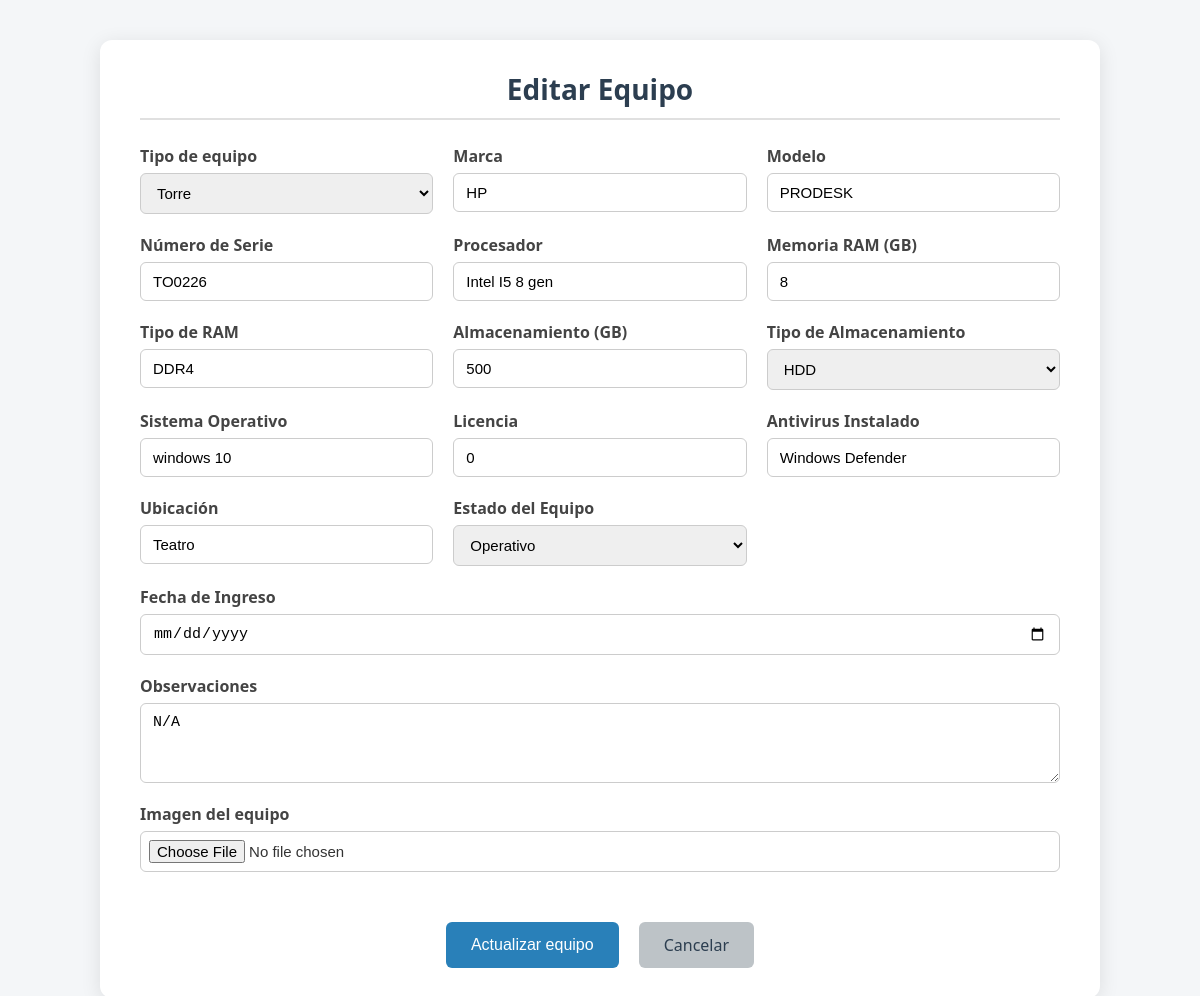
/vista/editar.php?id=1 (signed in), run on the app's committed database.
### tables this page shows
CREATE TABLE `computadores` (
  `id` int(11) NOT NULL,
  `tipo_equipo` enum('Torre','Todo en uno') NOT NULL,
  `marca` varchar(100) NOT NULL,
  `modelo` varchar(100) NOT NULL,
  `numero_serie` varchar(100) NOT NULL,
  `procesador` varchar(150) NOT NULL,
  `ram_gb` int(11) NOT NULL,
  `tipo_ram` varchar(50) DEFAULT NULL,
  `almacenamiento_gb` int(11) NOT NULL,
  `tipo_almacenamiento` enum('HDD','SSD','Híbrido') NOT NULL,
  `sistema_operativo` varchar(100) DEFAULT NULL,
  `licencia_so` tinyint(1) DEFAULT 0,
  `antivirus_instalado` varchar(100) DEFAULT NULL,
  `ubicacion` varchar(100) DEFAULT NULL,
  `estado_equipo` enum('Operativo','En reparación','Dañado','Obsoleto') DEFAULT 'Operativo',
  `fecha_ingreso` date NOT NULL,
  `observaciones` text DEFAULT NULL,
  `imagen` blob DEFAULT NULL
);

### vista/editar.php (the view, shortened to what this page needs)
<?php
require '../config/conexion.php';
$id = isset($_GET['id']) ? (int)$_GET['id'] : 0;
$sql = "SELECT * FROM computadores WHERE id = ?";
$stmt = $conn->prepare($sql);
$stmt->bind_param("i", $id);
$stmt->execute();
$result = $stmt->get_result();
$equipo = $result->fetch_assoc();
?>
<!DOCTYPE html>
<html lang="es">
<head>
    <link rel="stylesheet" href="../css/form.css">
</head>
<body class="form-page">
    <div class="form-container">
        <h2 class="form-title">Editar Equipo</h2>
        <form action="../controlador/procesar_editar.php?id=<?php echo $equipo['id']; ?>" method="POST" enctype="multipart/form-data" class="form-grid">
            <div class="form-group">
                <label for="tipo">Tipo de equipo</label>
                <select name="tipo" required>
                    <option value="Torre" <?php echo ($equipo['tipo_equipo'] == 'Torre') ? 'selected' : ''; ?>>Torre</option>
                </select>
            </div>
            <div class="form-group">
                <label for="marca">Marca</label>
                <input type="text" name="marca" value="<?php echo htmlspecialchars($equipo['marca']); ?>" required>
            </div>
            <div class="form-group">
                <label for="modelo">Modelo</label>
                <input type="text" name="modelo" value="<?php echo htmlspecialchars($equipo['modelo']); ?>" required>
            </div>
            <div class="form-group">
                <label for="numero_serie">Número de Serie</label>
                <input type="text" name="numero_serie" value="<?php echo htmlspecialchars($equipo['numero_serie']); ?>" required>
            </div>
            <div class="form-group">
                <label for="procesador">Procesador</label>
                <input type="text" name="procesador" value="<?php echo htmlspecialchars($equipo['procesador']); ?>" required>
            </div>
            <div class="form-group">
                <label for="ram">Memoria RAM (GB)</label>
                <input type="number" name="ram" value="<?php echo htmlspecialchars($equipo['ram_gb']); ?>" required>
            </div>
            <div class="form-group">
                <label for="tipo_ram">Tipo de RAM</label>
                <input type="text" name="tipo_ram" value="<?php echo htmlspecialchars($equipo['tipo_ram']); ?>">
            </div>
            <div class="form-group">
                <label for="almacenamiento">Almacenamiento (GB)</label>
                <input type="number" name="almacenamiento" value="<?php echo htmlspecialchars($equipo['almacenamiento_gb']); ?>" required>
            </div>
            <div class="form-group">
                <label for="tipo_almacenamiento">Tipo de Almacenamiento</label>
                <select name="tipo_almacenamiento" required>
                    <option value="HDD" <?php echo ($equipo['tipo_almacenamiento'] == 'HDD') ? 'selected' : ''; ?>>HDD</option>
                </select>
            </div>
            <div class="form-group">
                <label for="sistema_operativo">Sistema Operativo</label>
                <input type="text" name="sistema_operativo" value="<?php echo htmlspecialchars($equipo['sistema_operativo']); ?>">
            </div>
            <div class="form-group">
                <label for="licencia">Licencia</label>
                <input type="text" name="licencia" value="<?php echo htmlspecialchars($equipo['licencia_so']); ?>">
            </div>
            <div class="form-group">
                <label for="antivirus_instalado">Antivirus Instalado</label>
                <input type="text" name="antivirus_instalado" value="<?php echo htmlspecialchars($equipo['antivirus_instalado']); ?>">
            </div>
            <div class="form-group">
                <label for="ubicacion">Ubicación</label>
                <input type="text" name="ubicacion" value="<?php echo htmlspecialchars($equipo['ubicacion']); ?>">
            </div>
            <div class="form-group">
                <label for="estado_equipo">Estado del Equipo</label>
                <select name="estado_equipo" required>
                    <option value="Operativo" <?php echo ($equipo['estado_equipo'] == 'Operativo') ? 'selected' : ''; ?>>Operativo</option>
                </select>
            </div>
            <div class="form-group" style="grid-column: 1 / -1;">
                <label for="fecha_ingreso">Fecha de Ingreso</label>
                <input type="date" name="fecha_ingreso" value="<?php echo htmlspecialchars($equipo['fecha_ingreso']); ?>" required>
            </div>
            <div class="form-group" style="grid-column: 1 / -1;">
                <label for="observaciones">Observaciones</label>
                <textarea name="observaciones"><?php echo htmlspecialchars($equipo['observaciones']); ?></textarea>
            </div>
            <div class="form-group" style="grid-column: 1 / -1;">
                <label for="imagen">Imagen del equipo</label>
                <input type="file" name="imagen" accept="image/*">
            </div>
            <div class="form-actions">
                <input type="submit" value="Actualizar equipo" class="btn btn-primario">
                <a href="dashboard.php" class="btn btn-secundario">Cancelar</a>
            </div>
        </form>
    </div>
</body>
</html>

### css/form.css (style rules this page uses)
* { margin: 0; padding: 0; box-sizing: border-box; }
body.form-page { font-family: "Segoe UI", Tahoma, Geneva, Verdana, sans-serif; background: #f4f6f8; color: #333; padding: 40px 20px; }
.form-container { max-width: 1000px; background: #fff; margin: auto; padding: 30px 40px; border-radius: 12px; box-shadow: 0 4px 20px rgba(0, 0, 0, 0.1); }
.form-title { text-align: center; margin-bottom: 25px; font-size: 28px; color: #2c3e50; border-bottom: 2px solid #e0e0e0; padding-bottom: 10px; }
.form-grid { display: grid; grid-template-columns: repeat(auto-fit, minmax(240px, 1fr)); gap: 20px; }
.form-group { display: flex; flex-direction: column; }
.form-group label { font-weight: bold; margin-bottom: 6px; color: #444; }
.form-group input, .form-group select, .form-group textarea { padding: 10px 12px; border: 1px solid #ccc; border-radius: 6px; font-size: 15px; transition: border 0.3s ease; }
.form-group textarea { resize: vertical; min-height: 80px; }
.form-actions { display: flex; justify-content: center; gap: 20px; grid-column: 1 / -1; margin-top: 30px; }
.btn { padding: 12px 25px; border: none; border-radius: 6px; font-size: 16px; cursor: pointer; text-decoration: none; text-align: center; transition: background 0.3s ease; }
.btn-primario { background-color: #2980b9; color: #fff; }
.btn-secundario { background-color: #bdc3c7; color: #2c3e50; }
input[type="file"] { padding: 8px; }

### data on the page
computadores: tipo "Torre", marca "HP", modelo "PRODESK", numero_serie "TO0226", procesador "Intel I5 8 gen", ram "8", tipo_ram "DDR4", almacenamiento "500", tipo_almacenamiento "HDD", sistema_operativo "windows 10", licencia "0", antivirus_instalado "Windows Defender", ubicacion "Teatro", estado_equipo "Operativo", observaciones "N/A"
